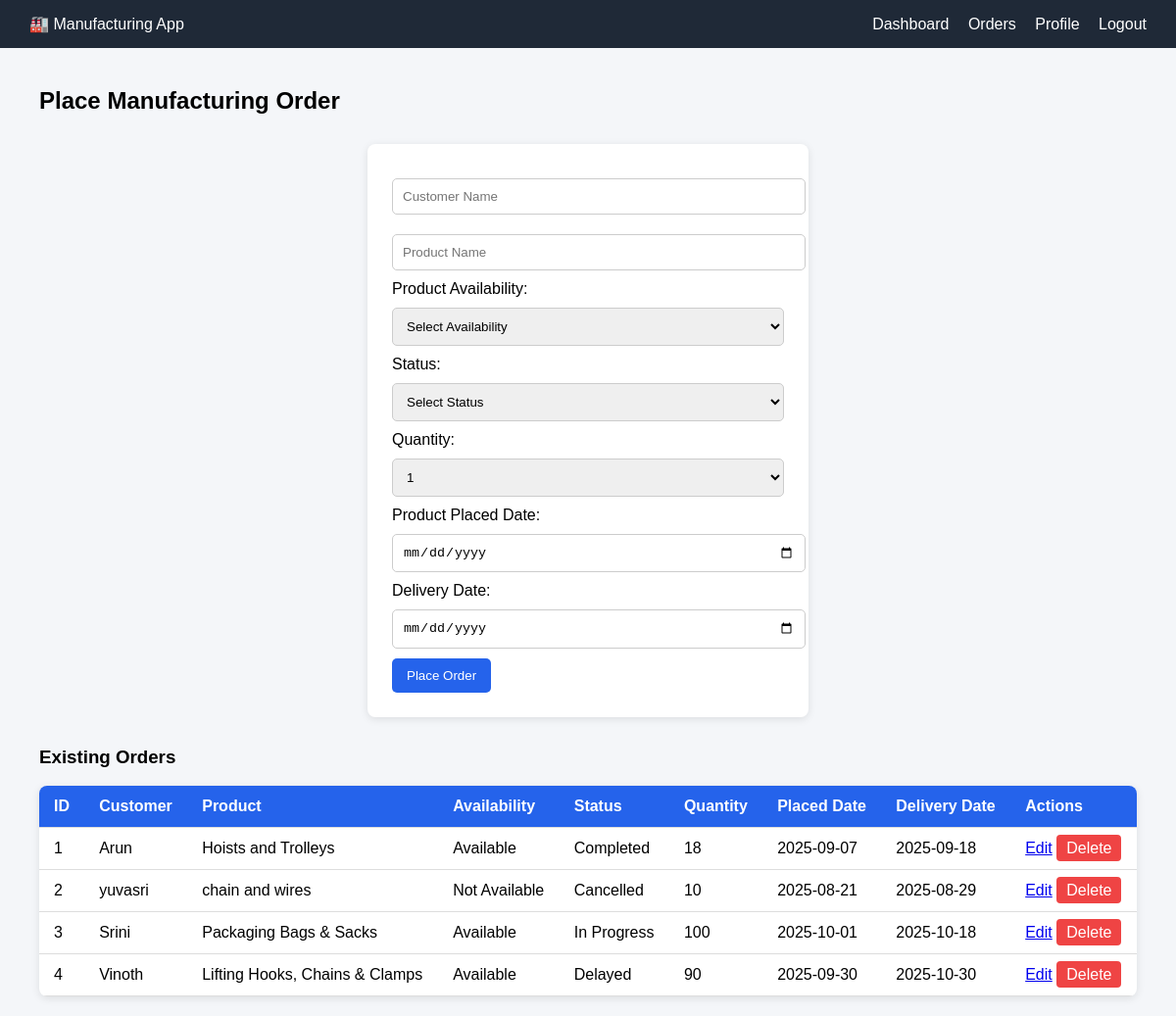
Page /orders (signed in) on the committed database.
### app.py (models this page shows)
class ManufacturingOrder(db.Model):
    id = db.Column(db.Integer, primary_key=True)
    customer_name = db.Column(db.String(100), nullable=False)
    product_name = db.Column(db.String(100), nullable=False)
    availability = db.Column(db.String(50), nullable=False)
    status = db.Column(db.String(50), default="In Progress")
    quantity = db.Column(db.Integer, nullable=False)
    placed_date = db.Column(db.Date, nullable=False)
    delivery_date = db.Column(db.Date, nullable=False)
    bom_id = db.Column(db.Integer, db.ForeignKey('bill_of_material.id'))
    work_orders = db.relationship('WorkOrder', backref='order', lazy=True)

### app.py (the view, shortened to what this page needs)
@app.route('/orders', methods=['GET','POST'])
@login_required
def orders():
    all_orders = ManufacturingOrder.query.all()
    return render_template('orders.html', orders=all_orders)

### app.py (called while the page is built)
@login_manager.user_loader
def load_user(user_id):
    return User.query.get(int(user_id))

### templates/orders.html (shortened to what this page needs)
{% extends "base.html" %}
{% block content %}
<h2>Place Manufacturing Order</h2>
<div class="form-box">
    <form method="POST">
        <input type="text" name="customer_name" placeholder="Customer Name" required>
        <input type="text" name="product_name" placeholder="Product Name" required>
        <label>Product Availability:</label>
        <select name="availability" required>
            <option value="">Select Availability</option>
        </select>
        <label>Status:</label>
        <select name="status" required>
            <option value="">Select Status</option>
        </select>
        <label>Quantity:</label>
        <select name="quantity" required>
            {% for i in range(1, 101) %}
            <option value="{{ i }}">{{ i }}</option>
            {% endfor %}
        </select>
        <label>Product Placed Date:</label>
        <input type="date" name="placed_date" required>
        <label>Delivery Date:</label>
        <input type="date" name="delivery_date" required>
        <button type="submit">Place Order</button>
    </form>
</div>
<h3>Existing Orders</h3>
<table class="table">
    <thead>
        <tr>
            <th>ID</th>
            <th>Customer</th>
            <th>Product</th>
            <th>Availability</th>
            <th>Status</th>
            <th>Quantity</th>
            <th>Placed Date</th>
            <th>Delivery Date</th>
            <th>Actions</th>
        </tr>
    </thead>
    <tbody>
        {% for o in orders %}
        <tr>
            <td>{{ o.id }}</td>
            <td>{{ o.customer_name }}</td>
            <td>{{ o.product_name }}</td>
            <td>{{ o.availability }}</td>
            <td>{{ o.status }}</td>
            <td>{{ o.quantity }}</td>
            <td>{{ o.placed_date }}</td>
            <td>{{ o.delivery_date }}</td>
            <td>
                <a href="{{ url_for('edit_order', id=o.id) }}" class="btn-primary">Edit</a>
                <a href="{{ url_for('delete_order', id=o.id) }}" class="btn-danger">Delete</a>
            </td>
        </tr>
        {% endfor %}
    </tbody>
</table>
{% endblock %}

### static/css/style.css (style rules this page uses)
body { font-family: Arial, sans-serif; background-color: #f4f6f9; margin: 0; padding: 0; }
.auth-box, .form-box, .profile-box { background: #fff; padding: 25px; border-radius: 8px; max-width: 400px; margin: 30px auto; box-shadow: 0 2px 8px rgba(0,0,0,0.1); }
.auth-box input, .form-box input, .form-box select { width: 100%; padding: 10px; margin: 10px 0; border-radius: 5px; border: 1px solid #ccc; }
.auth-box button, .form-box button, .btn-export { padding: 10px 15px; background-color: #2563eb; border: none; color: #fff; border-radius: 5px; cursor: pointer; }
.btn-danger { background-color: #ef4444; color: #fff; padding: 5px 10px; border-radius: 4px; text-decoration: none; }
.table { width: 100%; border-collapse: collapse; background: #fff; border-radius: 8px; overflow: hidden; box-shadow: 0 2px 8px rgba(0,0,0,0.1); }
.table th, .table td { padding: 12px 15px; border-bottom: 1px solid #ddd; text-align: left; }
.table th { background-color: #2563eb; color: #fff; }

### rows in the picture
ManufacturingOrder: id "1", customer_name "Arun", product_name "Hoists and Trolleys", availability "Available", status "Completed", quantity "18", placed_date "2025-09-07", delivery_date "2025-09-18"
ManufacturingOrder: id "2", customer_name "yuvasri", product_name "chain and wires", availability "Not Available", status "Cancelled", quantity "10", placed_date "2025-08-21", delivery_date "2025-08-29"
ManufacturingOrder: id "3", customer_name "Srini", product_name "Packaging Bags & Sacks", availability "Available", status "In Progress", quantity "100", placed_date "2025-10-01", delivery_date "2025-10-18"
ManufacturingOrder: id "4", customer_name "Vinoth", product_name "Lifting Hooks, Chains & Clamps", availability "Available", status "Delayed", quantity "90", placed_date "2025-09-30", delivery_date "2025-10-30"

### other values in the picture
form field quantity "1"
